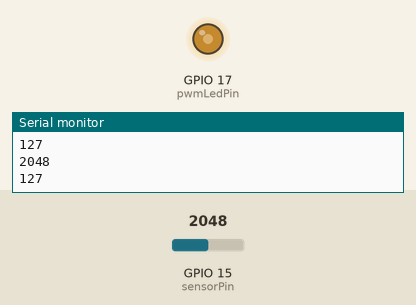
Simulated run of this sketch. Board: ESP32. Shown: output pins drawn as LEDs (lit = HIGH), the last lines printed to the serial monitor. The test bench sets the inputs (shaded band); at power-on: GPIO 15 (sensorPin) = 2048.

Above: at 1.7 s.
1.8 s: GPIO 15 (sensorPin) set to 2866
At 2.1 s:
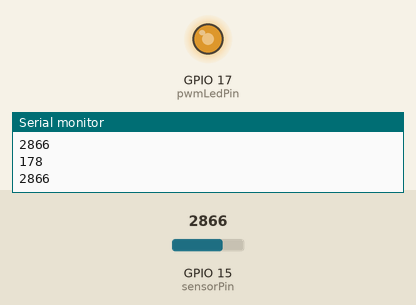
3.3 s: GPIO 15 (sensorPin) set to 3603
At 4.4 s:
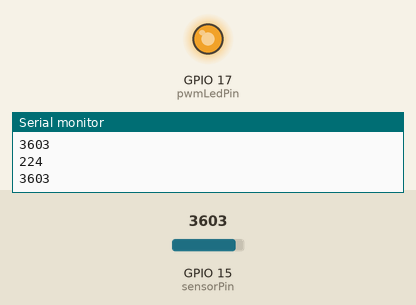
4.8 s: GPIO 15 (sensorPin) set to 491
At 5.5 s:
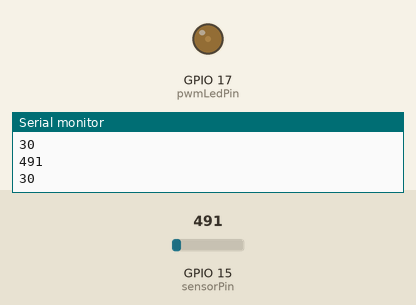
6.3 s: GPIO 15 (sensorPin) set to 2047
At 6.7 s:
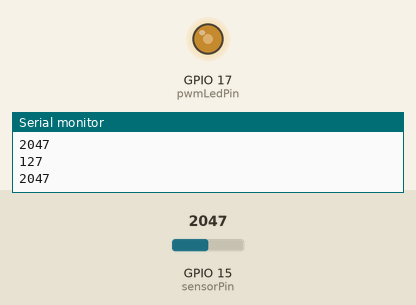
Timing chart, 0 to 8.8 s (numbered marks = the images above; inputs shaded):
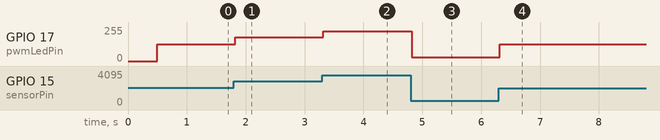

Measured:
- after the input at 1.8 s, GPIO 17 (pwmLedPin): 127/255 → 178/255 at once
- after the input at 3.3 s, GPIO 17 (pwmLedPin): 178/255 → 224/255 at once
- after the input at 4.8 s, GPIO 17 (pwmLedPin): 224/255 → 30/255 at once
- after the input at 6.3 s, GPIO 17 (pwmLedPin): 30/255 → 127/255 at once

The sketch:

potenciometro_ex2.ino
```cpp
int pwmLedPin = 17;
int sensorPin = 15;
int sensorValue = 0;

const int channel = 0;
const int freq = 5000;
const int resolution = 8;

void setup() {
  Serial.begin(9600);

  ledcSetup(channel, freq, resolution);
  ledcAttachPin(pwmLedPin, channel);

  delay(500);
}

void loop() {

  sensorValue = analogRead(sensorPin);
  Serial.println(sensorValue);

  //int outputValue = (sensorValue/16)-1;
  int outputValue = map(sensorValue, 0, 4095, 0, 255);
  Serial.println(outputValue);

  //ledcWrite(channel, outputValue);
  analogWrite(pwmLedPin, outputValue);

  /*digitalWrite(ledPin, HIGH);
  delay(sensorValue);
  digitalWrite(ledPin, LOW);
  delay(sensorValue);*/

}
```
